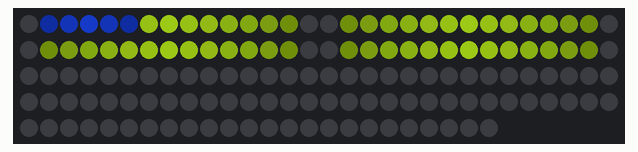
Bench run of a sketch on a simulated Arduino Uno, built with avr-gcc and run on an emulated ATmega328P. Shown: 144 RGB LEDs in strip order, left to right, continuing on the next row. Dim RGB values are drawn brighter than linear; the strip is taken to match the declared colour order.

Above: at 0.03 s.
At 1.18 s:
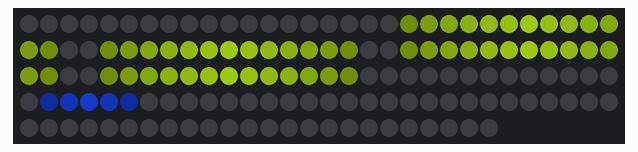
At 2.45 s:
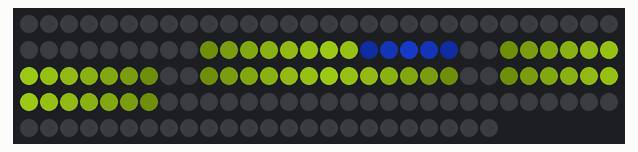
At 4.88 s:
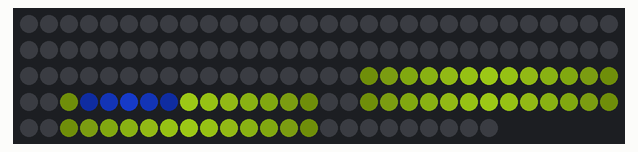
At 7.31 s:
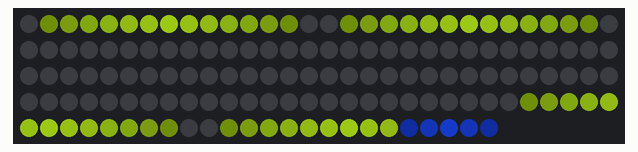
At 9.87 s:
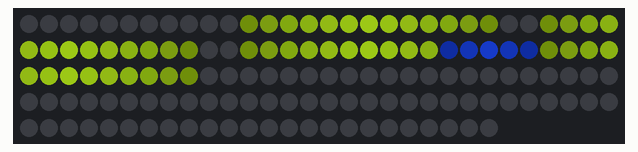

The sketch:

color_led_strip_auto.ino
```cpp
#include <Adafruit_NeoPixel.h>
#ifdef __AVR__
  #include <avr/power.h>
#endif

#define PIN 6
#define NUMLEDS 144
#define WAIT 50
#define BRIGHTNESS 100

Adafruit_NeoPixel strip = Adafruit_NeoPixel(NUMLEDS, PIN, NEO_RGB + NEO_KHZ800);


uint32_t off = strip.Color(0,0,0);
//uint32_t yellow = strip.Color(50,50,30);
//uint32_t blue = strip.Color(10,75,100);
uint8_t blue []  {30, 75, 255};
uint8_t yellow []  {200, 255, 30};
//uint8_t orange []  {100, 70, 20};
uint32_t accumulator[NUMLEDS]{};

void setup() {
  Serial.begin(115200);

  strip.setBrightness(BRIGHTNESS);
  strip.begin();
  setBackground(off);
  strip.show(); // Initialize all pixels to 'off'
}

void loop() {

  for(uint16_t i=0; i<NUMLEDS; i++) {

    setBackground(off);
    //setBlur(i*4, 15, blue);
    setBlur(i +  0, 7, yellow);
    setBlur(i + 15, 7, yellow);
    setBlur(i + 30, 7, yellow);
    setBlur(i + 45, 7, yellow);
    setBlur(i*5, 3, blue);

    strip.show();
    delay(WAIT);

  }

}

uint8_t* toArray(uint32_t v){

  static uint8_t a[4];

  a[0] = (uint8_t) (v);
  a[1] = (uint8_t) (v >>  8);
  a[2] = (uint8_t) (v >> 16);
  a[3] = (uint8_t) (v >> 24);
  return a;
}

uint32_t fromArray(uint8_t* b){

  uint32_t u;
  u = b[0];
  u = (u  << 8) + b[1];
  u = (u  << 8) + b[2];
  u = (u  << 8) + b[3];
  return u;


}

//void setBlur(uint16_t center, uint16_t radius, uint32_t color){
//  setBlur(center, radius, toArray(color));
//
//}

void setBlur(uint16_t center, uint16_t radius, uint8_t grb[]){

  uint8_t colors[3];
  uint32_t color;

  for(int i=0;i<radius;i++){

    float r = (float) (radius);
    float intensity = (1 - ( i / r));

    colors[0] = grb[0] * intensity;
    colors[1] = grb[1] * intensity;
    colors[2] = grb[2] * intensity;
    color = strip.Color(colors[0],colors[1],colors[2]);

    uint16_t c = center + radius;
    setLed(c + i, color);
    setLed(c - i, color);
  }
}

void setBackground(uint32_t color){
    for(uint16_t i=0; i<strip.numPixels(); i++) {
//      accumulator[i] = color;
      strip.setPixelColor(i, color);
    }
}

void setLed(uint16_t pos, uint32_t color){
//  accumulator[pos] = color;
  pos %= NUMLEDS;
  strip.setPixelColor(pos, color);
}
```

Measured:
- by itself, everything shown: repeats every 9.2 s, in 144 steps
